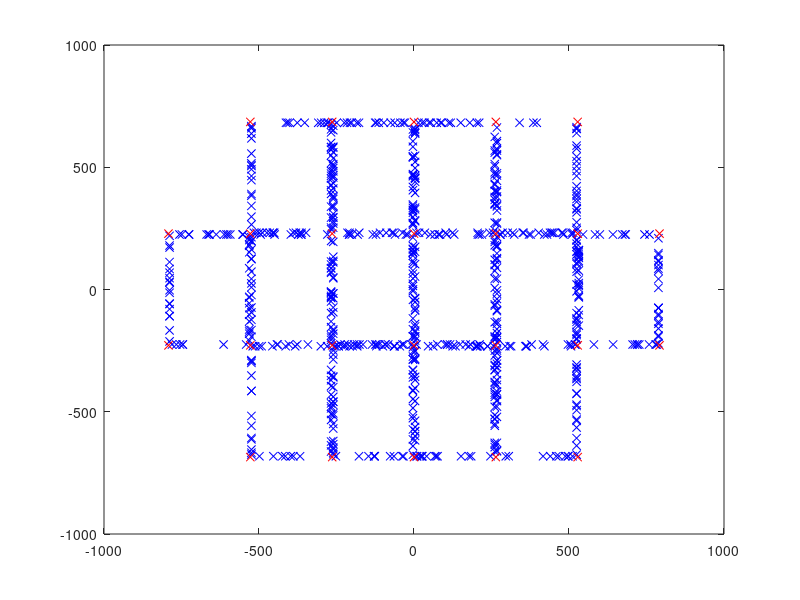

Write MATLAB code to recreate this figure.
[data1,data2] = textread('vue_coordinate.txt','%n%n');
plot(data1,data2,'bx');
hold on;
[data3,data4]=textread('rsu_coordinate.txt','%n%n');
plot(data3,data4,'rx');
